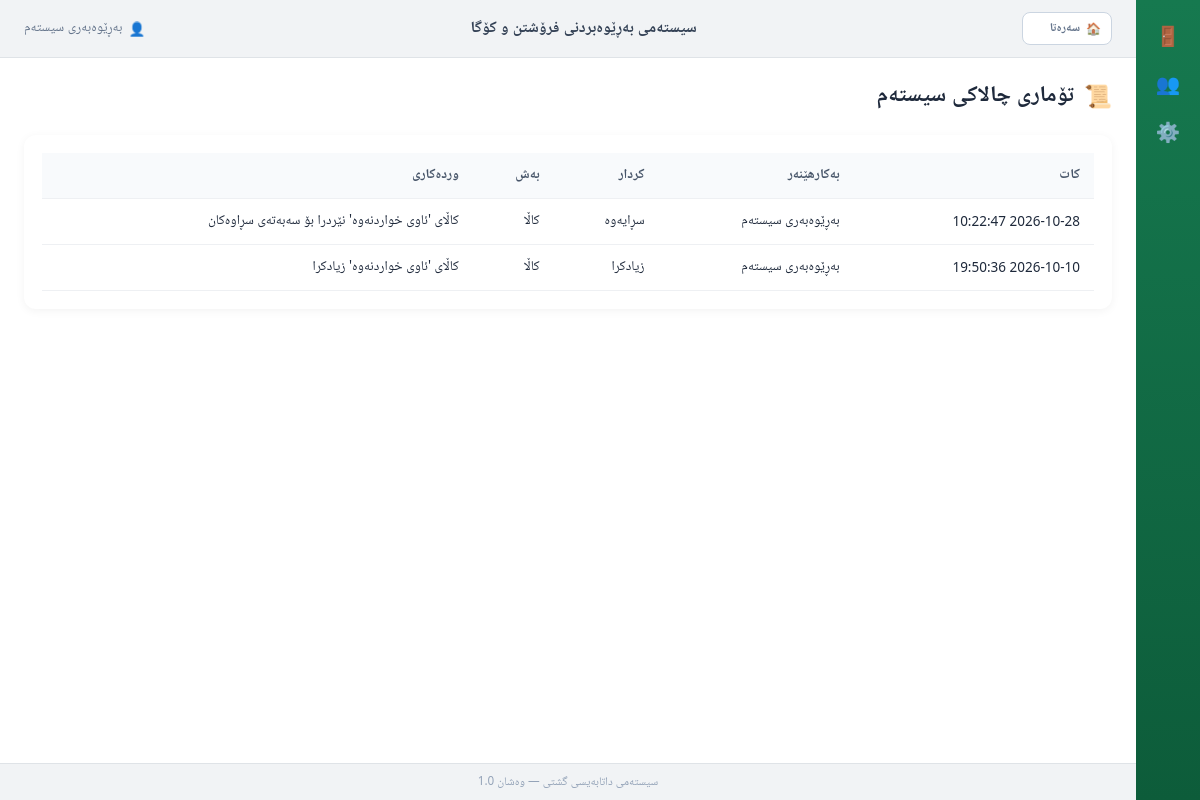
Page /activity (signed in) on the committed database.
### tables this page shows
CREATE TABLE activity_log (
            id INTEGER PRIMARY KEY AUTOINCREMENT,
            log_time TEXT DEFAULT (datetime('now')),
            user_name TEXT,
            action TEXT,
            entity_type TEXT,
            description TEXT
        );

### app.py (the view)
@app.route("/activity")
@login_required
def activity():
    conn = get_connection()
    rows = conn.execute("SELECT * FROM activity_log ORDER BY log_time DESC LIMIT 200").fetchall()
    conn.close()
    return render_template("activity.html", logs=rows)

### app.py (called while the page is built)
def login_required(f):
    @wraps(f)
    def wrapper(*args, **kwargs):
        if "user_id" not in session:
            return redirect(url_for("login"))
        return f(*args, **kwargs)
    return wrapper

@app.context_processor
def inject_user():
    return dict(current_user=session.get("fullname"), current_role=session.get("role"))

### database.py (called while the page is built)
def get_connection():
    conn = sqlite3.connect(DB_PATH)
    conn.row_factory = sqlite3.Row
    conn.execute("PRAGMA foreign_keys = ON")
    return conn

### templates/activity.html (shortened to what this page needs)
{% extends "base.html" %}
{% block content %}
<h2 class="page-title"><span class="icon">📜</span> تۆماری چالاکی سیستەم</h2>
<div class="card">
  <div class="card-body p-0">
    <table class="table table-hover mb-0">
      <thead><tr><th>کات</th><th>بەکارهێنەر</th><th>کردار</th><th>بەش</th><th>وردەکاری</th></tr></thead>
      <tbody>
      {% for l in logs %}
        <tr>
          <td>{{ l.log_time }}</td>
          <td>{{ l.user_name or '-' }}</td>
          <td>{{ l.action }}</td>
          <td>{{ l.entity_type }}</td>
          <td>{{ l.description }}</td>
        </tr>
      {% else %}
        <tr><td colspan="5" class="text-center text-muted py-4">هیچ چالاکییەک تۆمار نەکراوە</td></tr>
      {% endfor %}
      </tbody>
    </table>
  </div>
</div>
{% endblock %}

### templates/base.html (shortened to what this page needs)
<!DOCTYPE html>
<html lang="ckb" dir="rtl">
<head>
<link rel="stylesheet" href="{{ url_for('static', filename='css/style.css') }}">
</head>
<body>
{% if session.get('user_id') %}
<div class="app-shell">
  <aside class="icon-sidebar">
    <a href="{{ url_for('logout') }}" class="side-icon-btn" title="دەرچوون">🚪</a>
    {% if current_role == 'admin' %}
    <a href="{{ url_for('users') }}" class="side-icon-btn" title="بەکارهێنەران">👥</a>
    {% endif %}
    <a href="{{ url_for('categories') }}" class="side-icon-btn" title="جۆرەکان">⚙️</a>
  </aside>
  <div class="app-col">
    <header class="topbar">
      {% if request.endpoint != 'dashboard' %}
        <a href="{{ url_for('dashboard') }}" class="btn btn-outline-secondary btn-sm topbar-home">
          <span class="icon">🏠</span> سەرەتا
        </a>
      {% else %}
        <span></span>
      {% endif %}
      <div class="topbar-title">سیستەمی بەڕێوەبردنی فرۆشتن و کۆگا</div>
      <div class="topbar-user"><span class="icon">👤</span> {{ current_user }}</div>
    </header>
    <main class="app-main">
      <div class="container-fluid py-4">
        {% block content %}{% endblock %}
      </div>
    </main>
    <footer class="app-footer">
      <span>سیستەمی داتابەیسی گشتی — وەشان 1.0</span>
    </footer>
  </div>
</div>
{% else %}
  {% block guest_content %}{% endblock %}
{% endif %}
</body>
</html>

### static/css/style.css (style rules this page uses)
* { box-sizing: border-box; font-family: "Segoe UI", Tahoma, Arial, "Noto Naskh Arabic", sans-serif; }
html, body { margin: 0; padding: 0; background-color: #f4f6f9; color: #1e293b; font-size: 15px; }
a { text-decoration: none; color: inherit; }
.icon { font-style: normal; display: inline-block; }
.mb-0 { margin-bottom: 0; }
.p-0 { padding: 0; }
.py-4 { padding-top: 1.5rem; padding-bottom: 1.5rem; }
.container-fluid { width: 100%; padding: 0 24px; }
.app-shell { min-height: 100vh; display: flex; }
.app-col { flex-grow: 1; display: flex; flex-direction: column; min-height: 100vh; }
.icon-sidebar { width: 64px; flex-shrink: 0; background: linear-gradient(180deg, #16794f, #0d5c3a); display: flex; flex-direction: column; align-items: center; gap: 6px; padding: 14px 0; }
.side-icon-btn { width: 42px; height: 42px; display: flex; align-items: center; justify-content: center; font-size: 1.3rem; border-radius: 10px; color: #fff; transition: 0.15s; }
.topbar { background: #f1f3f5; border-bottom: 1px solid #dfe3e7; padding: 12px 24px; display: flex; align-items: center; justify-content: space-between; position: sticky; top: 0; z-index: 10; }
.topbar-title { font-weight: 700; color: #334155; font-size: 1.05rem; }
.topbar-user { display: flex; align-items: center; gap: 6px; font-size: 0.9rem; color: #64748b; }
.topbar-home { min-width: 90px; }
.app-main { flex-grow: 1; background: #fff; }
.app-footer { background: #f1f3f5; border-top: 1px solid #dfe3e7; padding: 8px 20px; text-align: center; font-size: 0.78rem; color: #94a3b8; }
.page-title { margin-bottom: 20px; font-weight: 700; display: flex; align-items: center; gap: 10px; color: #1e293b; }
.card { border: none; border-radius: 12px; background: #fff; box-shadow: 0 2px 10px rgba(0,0,0,0.05); margin-bottom: 1rem; overflow: hidden; }
.card-body { padding: 18px; }
.btn { display: inline-flex; align-items: center; gap: 6px; padding: 8px 16px; border-radius: 8px; border: 1px solid transparent; font-size: 0.9rem; font-weight: 600; cursor: pointer; transition: 0.15s; }
.btn-sm { padding: 5px 10px; font-size: 0.8rem; }
.btn-outline-secondary { background: #fff; color: #64748b; border-color: #cbd5e1; }
.table { width: 100%; border-collapse: collapse; }
.table th, .table td { padding: 11px 14px; text-align: right; border-bottom: 1px solid #eef0f3; font-size: 0.9rem; }
.table thead th { background: #f8fafc; font-weight: 700; color: #475569; }

### rows in the picture
activity_log: log_time "2026-10-28 10:22:47", user_name "بەڕێوەبەری سیستەم", action "سڕایەوە", entity_type "کاڵا", description "کاڵای 'ئاوی خواردنەوە' نێردرا بۆ سەبەتەی سڕاوەکان"
activity_log: log_time "2026-10-10 19:50:36", user_name "بەڕێوەبەری سیستەم", action "زیادکرا", entity_type "کاڵا", description "کاڵای 'ئاوی خواردنەوە' زیادکرا"

### other values in the picture
{{ current_user }} "بەڕێوەبەری سیستەم"
